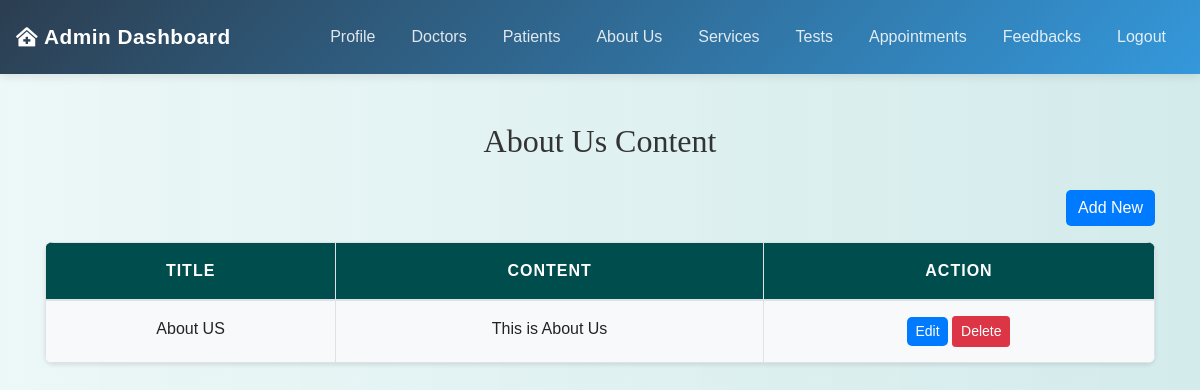
Page /admin/view_about.php (signed in) on the earlier database version.
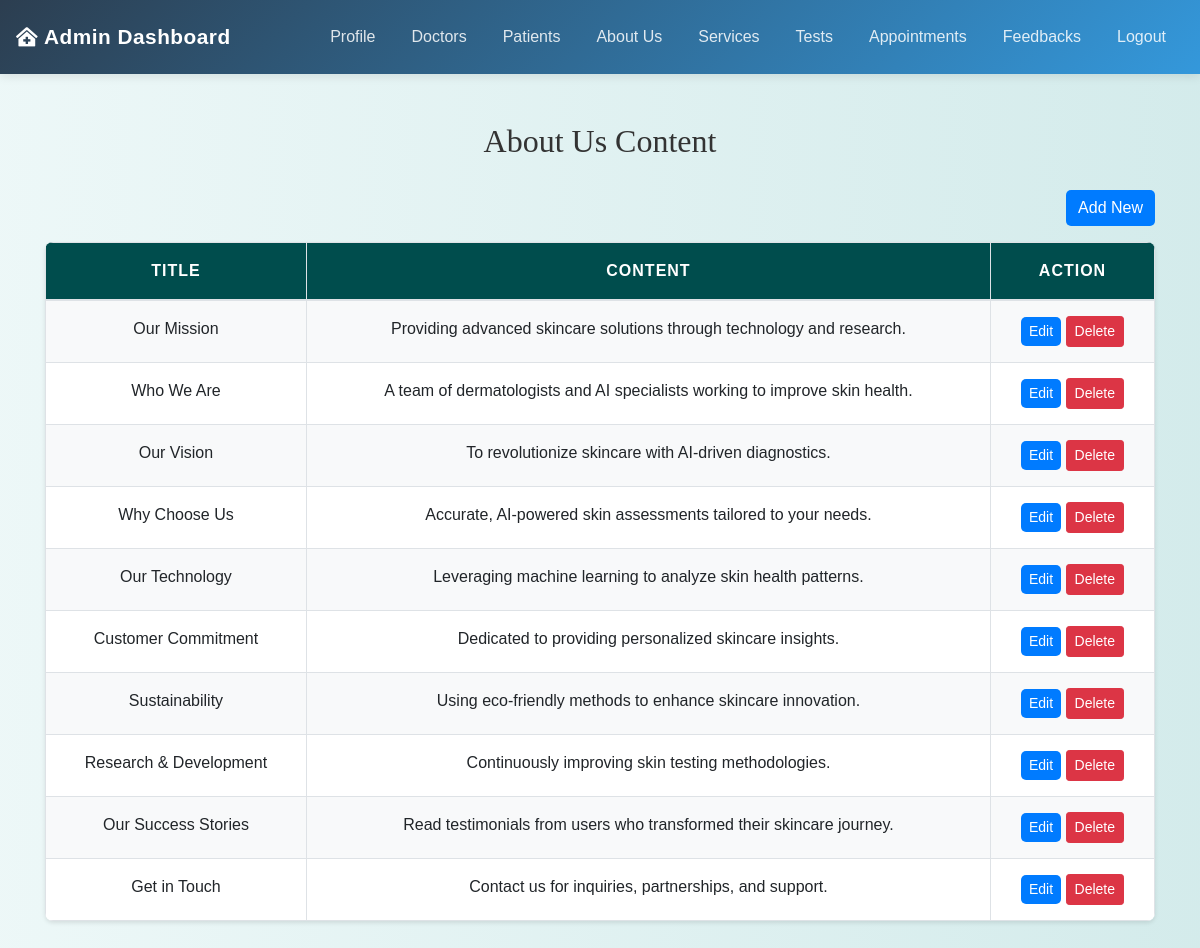
Same page on the later database version.
### tables this page shows
CREATE TABLE `about_us` (
  `about_id` int(11) NOT NULL,
  `title` varchar(255) NOT NULL,
  `content` text NOT NULL
);

### admin/view_about.php (the view, shortened to what this page needs)
<?php
include('config.php');
$sql = "SELECT * FROM about_us";
$result = mysqli_query($conn, $sql);
?>
<!DOCTYPE html>
<html>
<head>
    <link rel="stylesheet" href="https://maxcdn.bootstrapcdn.com/bootstrap/4.5.2/css/bootstrap.min.css">
    <link rel="stylesheet" href="../css/style.css">
</head>
<body>
<?php include('admin_navbar.php'); ?>
<div class="container mt-5">
    <h2>About Us Content</h2>
    <a href="add_about.php" class="btn btn-primary float-right mb-3">Add New</a>
    <table class="table">
        <thead>
            <tr>
                <th>Title</th>
                <th>Content</th>
                <th>Action</th>
            </tr>
        </thead>
        <tbody>
            <?php while ($row = mysqli_fetch_assoc($result)): ?>
                <tr>
                    <td><?php echo $row['title']; ?></td>
                    <td><?php echo $row['content']; ?></td>
                    <td>
                        <a href="edit_about.php?id=<?php echo $row['about_id']; ?>" class="btn btn-sm btn-primary">Edit</a>
                        <a href="?delete_id=<?php echo $row['about_id']; ?>" class="btn btn-sm btn-danger" onclick="return confirm('Are you sure you want to delete this item?')">Delete</a>
                    </td>
                </tr>
            <?php endwhile; ?>
        </tbody>
    </table>
</div>
</body>
</html>

### admin/admin_navbar.php (shortened to what this page needs)
<link rel="stylesheet" href="https://cdnjs.cloudflare.com/ajax/libs/font-awesome/5.15.3/css/all.min.css">
<nav class="navbar navbar-expand-lg navbar-dark bg-dark">
  <a class="navbar-brand" href="admin_home.php">Admin Dashboard</a>
  <div class="collapse navbar-collapse" id="navbarNav">
    <ul class="navbar-nav ml-auto">
      <li class="nav-item ">
        <a class="nav-link" href="update_admin.php">Profile</a>
      </li>
      <li class="nav-item ">
        <a class="nav-link" href="view_doctors.php">Doctors</a>
      </li>
      <li class="nav-item ">
        <a class="nav-link" href="view_patients.php">Patients</a>
      </li>
      <li class="nav-item ">
        <a class="nav-link" href="add_about.php">About Us</a>
      </li>
      <li class="nav-item ">
        <a class="nav-link" href="view_services.php">Services</a>
      </li>
      <li class="nav-item ">
        <a class="nav-link" href="view_tests.php">Tests</a>
      </li>
      <li class="nav-item ">
        <a class="nav-link" href="view_appointments.php">Appointments</a>
      </li>
      <li class="nav-item ">
        <a class="nav-link" href="view_feedbacks.php"> Feedbacks</a>
      </li>
      <li class="nav-item">
        <a class="nav-link" href="logout.php">Logout</a>
      </li>
    </ul>
  </div>
</nav>

### css/style.css (style rules this page uses)
body { background: linear-gradient(90deg, rgba(233, 246, 246, 0.831), rgba(207, 233, 233, 0.9)); font-family: 'Arial', sans-serif; color: #333; line-height: 1.6; }
h1, h2, h3, h4 { text-align: center; margin-top: 30px; margin-bottom: 30px; font-family: 'Georgia', serif; }
.container { margin-bottom: 40px; }
.table { width: 100%; border-collapse: collapse; margin-top: 20px; font-size: 16px; background-color: #ffffff; border-radius: 8px; overflow: hidden; box-shadow: 0 2px 4px rgba(0, 0, 0, 0.1); }
.table th, .table td { padding: 15px; border: 1px solid #dee2e6; text-align: center; }
.table thead th { background-color: #004d4d; color: white; font-weight: bold; text-transform: uppercase; letter-spacing: 1px; }
.table tbody tr:nth-child(odd) { background-color: #f8f9fa; }
.btn-primary { color: #fff; border: none; border-radius: 5px; cursor: pointer; transition: background-color 0.3s ease; }
a { color: #006666; text-decoration: none; font-weight: bold; }

### admin/admin_navbar.php (style rules this page uses)
.navbar.navbar-dark.bg-dark { background: linear-gradient(135deg, #2c3e50, #3498db) !important; box-shadow: 0 2px 10px rgba(0, 0, 0, 0.1); padding: 0.7rem 1rem; }
.navbar-brand { font-weight: 700; letter-spacing: 0.5px; font-size: 1.3rem; position: relative; padding-left: 28px; }
.navbar-brand:before { content: "\f7f2"; font-family: "Font Awesome 5 Free"; font-weight: 900; position: absolute; left: 0; top: 50%; transform: translateY(-50%); font-size: 1.2rem; }
.navbar-dark .navbar-nav .nav-link { color: rgba(255, 255, 255, 0.85); padding: 0.8rem 1rem; transition: all 0.3s ease; position: relative; font-weight: 500; }
.navbar-dark .navbar-nav .nav-link:after { content: ''; position: absolute; bottom: 0; left: 50%; width: 0; height: 3px; background-color: #ffffff; transition: all 0.3s ease; transform: translateX(-50%); }
@media (min-width: 992px) { .navbar-nav .nav-item { margin: 0 2px; } }

Differences in the rows shown:
removed about_us: title "About US", content "This is About Us"
added about_us: title "Our Mission", content "Providing advanced skincare solutions through technology and research."
added about_us: title "Who We Are", content "A team of dermatologists and AI specialists working to improve skin health."
added about_us: title "Our Vision", content "To revolutionize skincare with AI-driven diagnostics."
added about_us: title "Why Choose Us", content "Accurate, AI-powered skin assessments tailored to your needs."
added about_us: title "Our Technology", content "Leveraging machine learning to analyze skin health patterns."
added about_us: title "Customer Commitment", content "Dedicated to providing personalized skincare insights."
added about_us: title "Sustainability", content "Using eco-friendly methods to enhance skincare innovation."
added about_us: title "Research & Development", content "Continuously improving skin testing methodologies."
added about_us: title "Our Success Stories", content "Read testimonials from users who transformed their skincare journey."
added about_us: title "Get in Touch", content "Contact us for inquiries, partnerships, and support."
